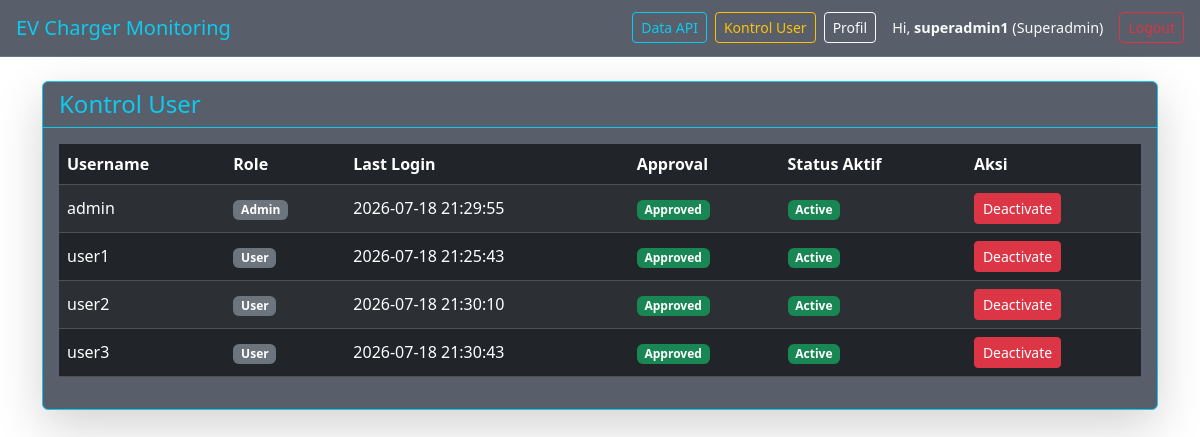
The page /users/control (signed in) on the database its author committed.
### tables this page shows
CREATE TABLE users (
            id INTEGER PRIMARY KEY AUTOINCREMENT,
            username TEXT UNIQUE NOT NULL,
            password_hash TEXT NOT NULL,
            role TEXT NOT NULL DEFAULT 'user'
        , is_approved INTEGER DEFAULT 0, is_active INTEGER DEFAULT 1, last_login_at TEXT);

### routes/users.py (the view)
@users_bp.route("/control")
@admin_required
def control():
    conn = db_conn()
    cur = conn.cursor()
    role = session.get("role")
    if role == "superadmin":
        cur.execute("SELECT id, username, role, is_approved, is_active, last_login_at FROM users WHERE role IN ('user', 'admin')")
    else:
        cur.execute("SELECT id, username, role, is_approved, is_active, last_login_at FROM users WHERE role = 'user'")
    users_list = cur.fetchall()
    conn.close()
    return render_template("users/control.html", users=users_list)

### routes/auth.py (called while the page is built)
def db_conn():
    conn = sqlite3.connect(DB_PATH)
    conn.row_factory = sqlite3.Row
    return conn

def admin_required(f):
    @wraps(f)
    def decorated_function(*args, **kwargs):
        if "user_id" not in session:
            flash("Silakan login terlebih dahulu.", "error")
            return redirect(url_for("auth.login"))
        if session.get("role") not in ["admin", "superadmin"]:
            flash("Anda tidak memiliki akses (Admin only).", "error")
            return redirect(url_for("index"))
        return f(*args, **kwargs)
    return decorated_function

### templates/users/control.html (shortened to what this page needs)
{% extends "base.html" %}
{% block content %}
<div class="row mt-4">
    <div class="col-12">
        <div class="card shadow-lg border-info" style="background: rgba(10, 20, 36, 0.68); backdrop-filter: blur(10px);">
            <div class="card-header border-info bg-transparent">
                <h4 class="mb-0 text-info">Kontrol User</h4>
            </div>
            <div class="card-body">
                <div class="table-responsive">
                    <table class="table table-dark table-hover table-striped align-middle">
                        <thead>
                            <tr>
                                <th>Username</th>
                                <th>Role</th>
                                <th>Last Login</th>
                                <th>Approval</th>
                                <th>Status Aktif</th>
                                <th>Aksi</th>
                            </tr>
                        </thead>
                        <tbody>
                            {% for user in users %}
                            <tr>
                                <td>{{ user.username }}</td>
                                <td><span class="badge bg-secondary">{{ user.role|title }}</span></td>
                                <td>{{ user.last_login_at or '-' }}</td>
                                <td>
                                    {% if user.is_approved %}
                                        <span class="badge bg-success">Approved</span>
                                    {% else %}
                                        <span class="badge bg-warning text-dark">Pending</span>
                                    {% endif %}
                                </td>
                                <td>
                                    {% if user.is_active %}
                                        <span class="badge bg-success">Active</span>
                                    {% else %}
                                        <span class="badge bg-danger">Deactivated</span>
                                    {% endif %}
                                </td>
                                <td>
                                    <div class="d-flex gap-2">
                                        <form method="POST" action="{{ url_for('users.toggle_active', user_id=user.id) }}" style="display:inline;">
                                            {% if user.is_active %}
                                                <button type="submit" class="btn btn-sm btn-danger">Deactivate</button>
                                            {% else %}
                                                <button type="submit" class="btn btn-sm btn-info">Activate</button>
                                            {% endif %}
                                        </form>
                                    </div>
                                </td>
                            </tr>
                            {% else %}
                            <tr>
                                <td colspan="6" class="text-center text-muted">Belum ada user.</td>
                            </tr>
                            {% endfor %}
                        </tbody>
                    </table>
                </div>
            </div>
        </div>
    </div>
</div>
{% endblock %}

### templates/base.html (shortened to what this page needs)
<!DOCTYPE html>
<html lang="id">
<head>
    <link href="https://cdn.jsdelivr.net/npm/bootstrap@5.3.3/dist/css/bootstrap.min.css" rel="stylesheet">
</head>
<body>
<nav class="navbar navbar-expand-lg navbar-dark px-3" style="background: rgba(10, 20, 36, 0.68); border-bottom: 1px solid rgba(148, 233, 255, 0.18);">
    <a class="navbar-brand text-info" href="{{ url_for('index') }}">EV Charger Monitoring</a>
    <div class="ms-auto d-flex align-items-center gap-2">
        <a class="btn btn-outline-info btn-sm" href="{{ url_for('api_data.data_api_page') }}">Data API</a>
        {% if session.get('user_id') %}
            {% if session.get('role') in ['admin', 'superadmin'] %}
            <a class="btn btn-outline-warning btn-sm" href="{{ url_for('users.control') }}">Kontrol User</a>
            {% endif %}
            <a class="btn btn-outline-light btn-sm" href="{{ url_for('profile.index') }}">Profil</a>
            <span class="navbar-text me-2 ms-2 text-light" style="font-size: 0.9em;">
                Hi, <strong>{{ session.get('username') }}</strong> ({{ session.get('role')|title }})
            </span>
            <a class="btn btn-outline-danger btn-sm" href="{{ url_for('auth.logout') }}">Logout</a>
        {% else %}
            <a class="btn btn-info btn-sm" href="{{ url_for('auth.login') }}">Login</a>
            <a class="btn btn-outline-info btn-sm" href="{{ url_for('auth.register') }}">Register</a>
        {% endif %}
    </div>
</nav>
<div class="container mt-4">
    {% block content %}{% endblock %}
</div>
</body>
</html>

### rows shown on the page
users: username "admin", role "Admin", last_login_at "2026-07-18 21:29:55", is_approved "Approved", is_active "Active"
users: username "user1", role "User", last_login_at "2026-07-18 21:25:43", is_approved "Approved", is_active "Active"
users: username "user2", role "User", last_login_at "2026-07-18 21:30:10", is_approved "Approved", is_active "Active"
users: username "user3", role "User", last_login_at "2026-07-18 21:30:43", is_approved "Approved", is_active "Active"

### other values the page prints
{{ session.get('username') }} "superadmin1"
{{ session.get('role')|title }} "Superadmin"
